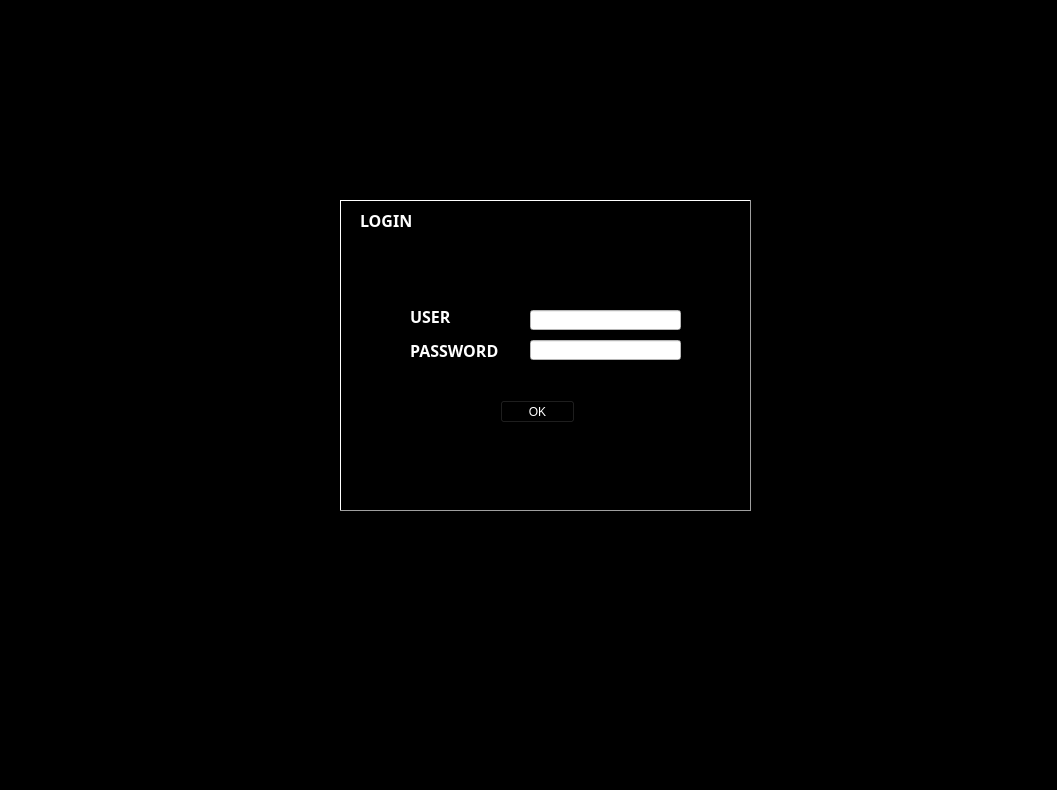
<?xml version="1.0" encoding="UTF-8"?>
<ui version="4.0">
 <class>MainWindow</class>
 <widget class="QMainWindow" name="MainWindow">
  <property name="geometry">
   <rect>
    <x>0</x>
    <y>0</y>
    <width>1057</width>
    <height>790</height>
   </rect>
  </property>
  <property name="windowTitle">
   <string>MainWindow</string>
  </property>
  <property name="styleSheet">
   <string notr="true">background-color: rgb(0, 0, 0);</string>
  </property>
  <widget class="QWidget" name="centralwidget">
   <widget class="QFrame" name="frame">
    <property name="geometry">
     <rect>
      <x>340</x>
      <y>200</y>
      <width>411</width>
      <height>311</height>
     </rect>
    </property>
    <property name="sizePolicy">
     <sizepolicy hsizetype="Preferred" vsizetype="Preferred">
      <horstretch>0</horstretch>
      <verstretch>0</verstretch>
     </sizepolicy>
    </property>
    <property name="styleSheet">
     <string notr="true">background-color: rgb(,0,50);
border-color: rgb(0, 0, );
</string>
    </property>
    <property name="frameShape">
     <enum>QFrame::Panel</enum>
    </property>
    <property name="frameShadow">
     <enum>QFrame::Raised</enum>
    </property>
    <property name="lineWidth">
     <number>1</number>
    </property>
    <widget class="QLabel" name="label">
     <property name="geometry">
      <rect>
       <x>20</x>
       <y>10</y>
       <width>61</width>
       <height>21</height>
      </rect>
     </property>
     <property name="font">
      <font>
       <family>Poor Richard</family>
       <pointsize>12</pointsize>
       <weight>75</weight>
       <bold>true</bold>
      </font>
     </property>
     <property name="styleSheet">
      <string notr="true">background-color: rgb(0,0,0);
color: rgb(255, 255, 255);</string>
     </property>
     <property name="text">
      <string>LOGIN</string>
     </property>
    </widget>
    <widget class="QLabel" name="label_2">
     <property name="geometry">
      <rect>
       <x>70</x>
       <y>110</y>
       <width>47</width>
       <height>13</height>
      </rect>
     </property>
     <property name="font">
      <font>
       <family>Poor Richard</family>
       <pointsize>12</pointsize>
       <weight>75</weight>
       <bold>true</bold>
      </font>
     </property>
     <property name="styleSheet">
      <string notr="true">background-color: rgb(0,0);
color: rgb(255, 255, 255);</string>
     </property>
     <property name="text">
      <string>USER</string>
     </property>
    </widget>
    <widget class="QLabel" name="label_3">
     <property name="geometry">
      <rect>
       <x>70</x>
       <y>140</y>
       <width>111</width>
       <height>20</height>
      </rect>
     </property>
     <property name="font">
      <font>
       <family>Poor Richard</family>
       <pointsize>12</pointsize>
       <weight>75</weight>
       <bold>true</bold>
      </font>
     </property>
     <property name="styleSheet">
      <string notr="true">background-color: rgb(0,0);
color: rgb(255, 255, 255);</string>
     </property>
     <property name="text">
      <string>PASSWORD</string>
     </property>
    </widget>
    <widget class="QLineEdit" name="lineEdit">
     <property name="geometry">
      <rect>
       <x>190</x>
       <y>110</y>
       <width>151</width>
       <height>20</height>
      </rect>
     </property>
     <property name="styleSheet">
      <string notr="true">background-color: rgb(255, 255, 255);</string>
     </property>
    </widget>
    <widget class="QLineEdit" name="lineEdit_2">
     <property name="geometry">
      <rect>
       <x>190</x>
       <y>140</y>
       <width>151</width>
       <height>20</height>
      </rect>
     </property>
     <property name="styleSheet">
      <string notr="true">background-color: rgb(255, 255, 255);</string>
     </property>
     <property name="echoMode">
      <enum>QLineEdit::Password</enum>
     </property>
    </widget>
    <widget class="QPushButton" name="pushButton">
     <property name="geometry">
      <rect>
       <x>160</x>
       <y>200</y>
       <width>75</width>
       <height>23</height>
      </rect>
     </property>
     <property name="styleSheet">
      <string notr="true">background-color: rgb(0,0,0);
color: rgb(255, 255, 255);</string>
     </property>
     <property name="text">
      <string>OK</string>
     </property>
    </widget>
   </widget>
   <widget class="QLabel" name="label_4">
    <property name="geometry">
     <rect>
      <x>10</x>
      <y>0</y>
      <width>1041</width>
      <height>761</height>
     </rect>
    </property>
    <property name="sizePolicy">
     <sizepolicy hsizetype="Expanding" vsizetype="Expanding">
      <horstretch>0</horstretch>
      <verstretch>0</verstretch>
     </sizepolicy>
    </property>
    <property name="styleSheet">
     <string notr="true"/>
    </property>
    <property name="text">
     <string/>
    </property>
    <property name="pixmap">
     <pixmap>:/C:/Users/NetFabb/PycharmProjects/PYQT/purple_laser.jpg</pixmap>
    </property>
    <property name="scaledContents">
     <bool>true</bool>
    </property>
   </widget>
   <zorder>label_4</zorder>
   <zorder>frame</zorder>
  </widget>
  <widget class="QMenuBar" name="menubar">
   <property name="geometry">
    <rect>
     <x>0</x>
     <y>0</y>
     <width>1057</width>
     <height>21</height>
    </rect>
   </property>
  </widget>
  <widget class="QStatusBar" name="statusbar"/>
 </widget>
 <resources>
  <include location="test1.qrc"/>
  <include location="laser_purple.qrc"/>
 </resources>
 <connections/>
</ui>
